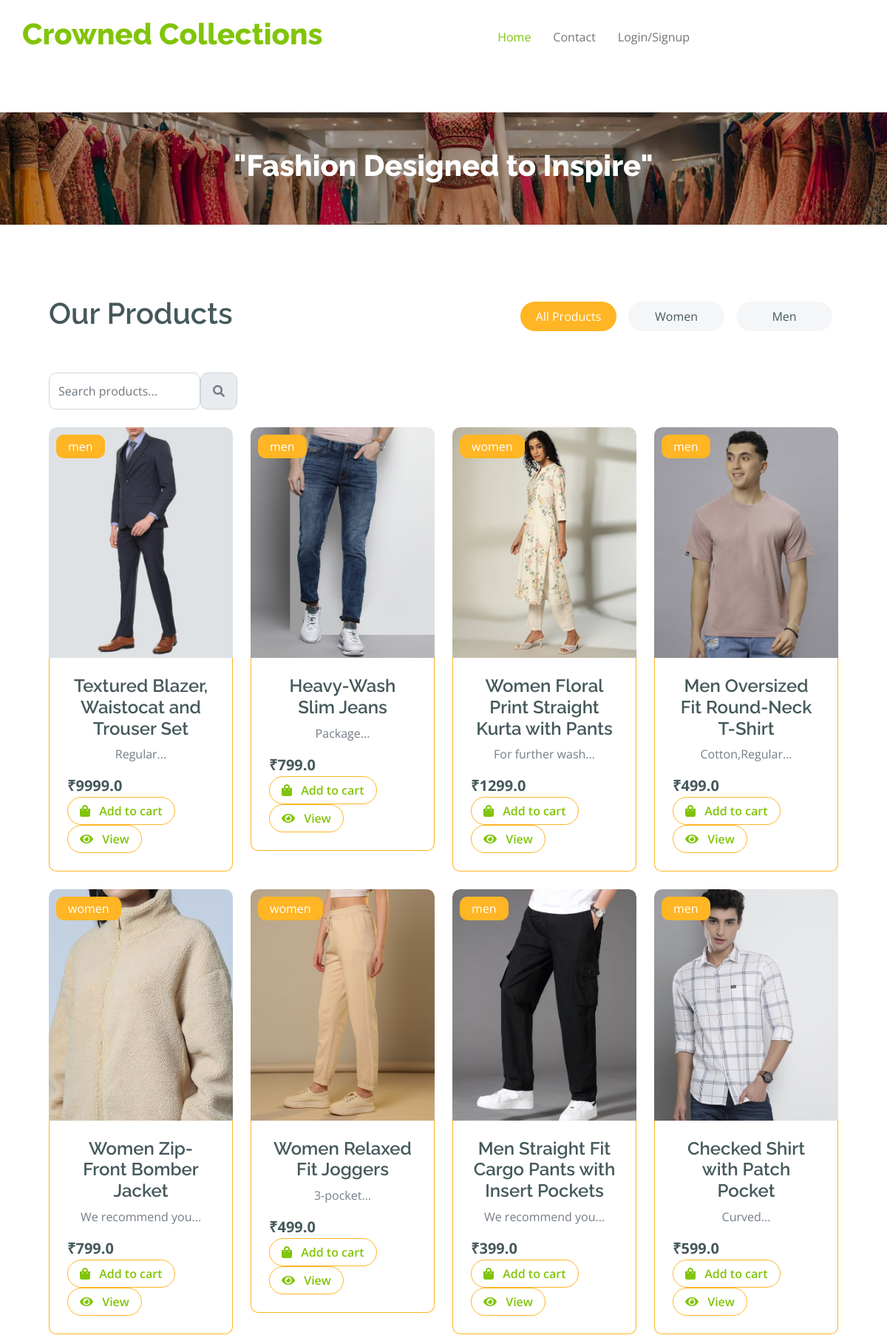
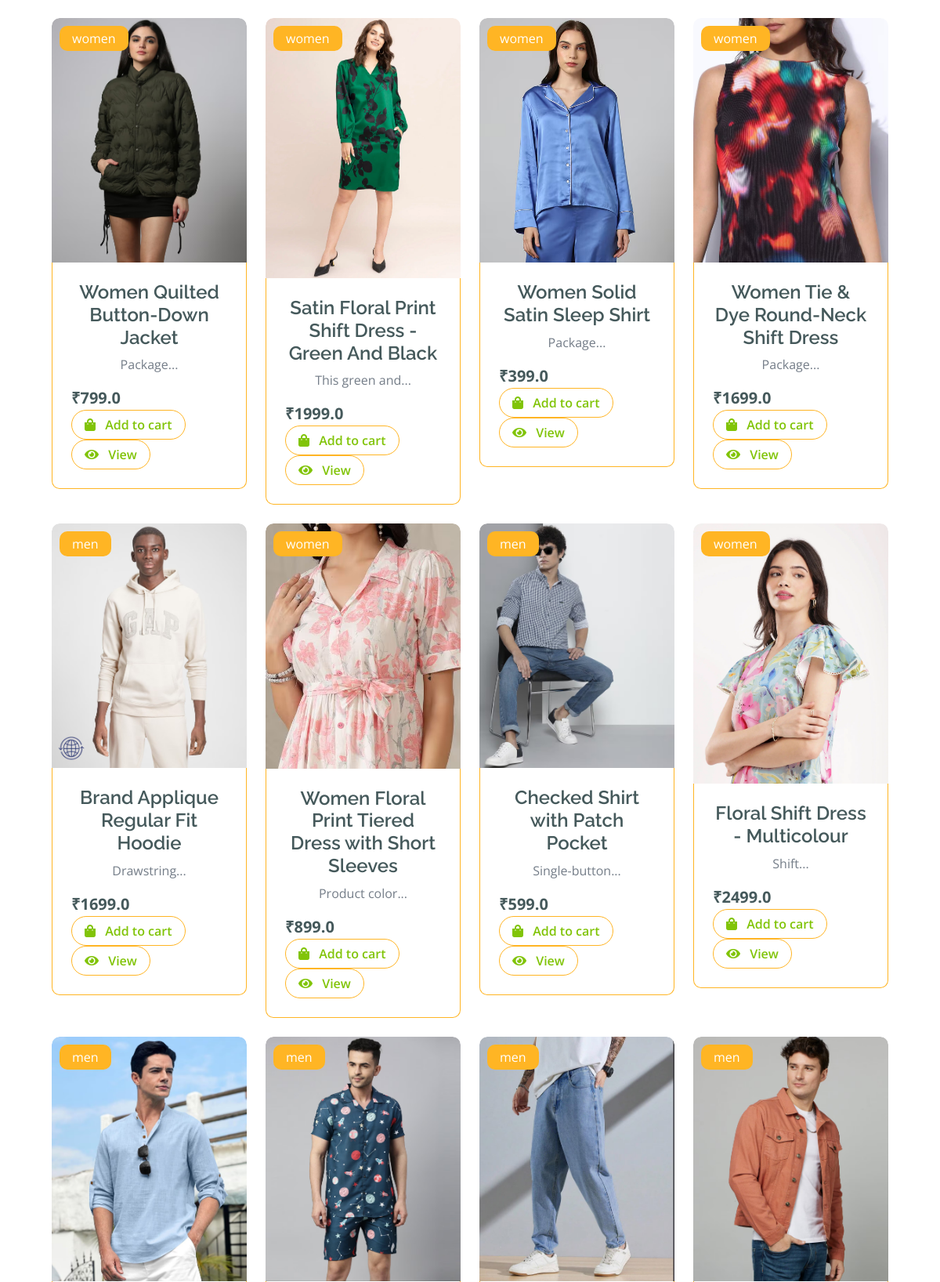
The page / (upper part) on the database its author committed (2 pictures, top to bottom).
### web/models.py (models this page shows, shortened)
class Product(db.Model):
    id = db.Column(db.Integer, primary_key=True)
    product_name = db.Column(db.String(100), nullable=False)
    gender = db.Column(db.String(10), nullable=False)
    price = db.Column(db.Float, nullable=False)
    description = db.Column(db.String(200), nullable=True)
    photo = db.Column(db.String(200), nullable=False)
    carts = db.relationship('Cart', backref=db.backref('product', lazy=True))
    orders = db.relationship('Order', backref=db.backref('product', lazy=True))

### web/views.py (the view)
@views.route('/', methods=['GET','POST'])
def home():
      url = "home"
      product = Product.query.order_by(func.random()).all()
      return render_template('home.html',product=product,user=current_user,url=url)

### web/templates/home.html (shortened to what this page needs)
{% extends "index.html" %}
{% block content %}
<div class="container-fluid fruite py-5">
    <div class="container py-5">
        <div class="tab-class text-center">
            <div class="row g-4">
                <div class="col-lg-4 text-start">
                    <h1>Our Products</h1>
                </div>
                <div class="col-lg-8 text-end">
                    <ul class="nav nav-pills d-inline-flex text-center mb-5">
                        <li class="nav-item">
                            <a class="d-flex m-2 py-2 bg-light rounded-pill active" data-bs-toggle="pill" href="#all">
                                <span class="text-dark" style="width: 130px;">All Products</span>
                            </a>
                        </li>
                        <li class="nav-item">
                            <a class="d-flex py-2 m-2 bg-light rounded-pill" data-bs-toggle="pill" href="#women">
                                <span class="text-dark" style="width: 130px;">Women</span>
                            </a>
                        </li>
                        <li class="nav-item">
                            <a class="d-flex m-2 py-2 bg-light rounded-pill" data-bs-toggle="pill" href="#men">
                                <span class="text-dark" style="width: 130px;">Men</span>
                            </a>
                        </li>
                    </ul>
                </div>
            </div>
            <div class="input-group w-100 mx-auto d-flex">
                <form action="{{ url_for('views.search') }}" method="GET" class="d-flex mb-4">
                    <input type="search" class="form-control "  name="query" placeholder="Search products..." aria-describedby="search-icon-1">
                    <button id="search-icon-1" class="input-group-text p-3" type="submit"><i class="fa fa-search"></i></button>
                </form>
            </div>
            <div class="tab-content">
                <div id="all" class="tab-pane fade show active p-0">
                    <div class="row g-4">
                        {% for item in product %}
                        <div class="col-md-6 col-lg-4 col-xl-3">
                            <div class="rounded position-relative fruite-item">
                                <div class="fruite-img">
                                    <img src="{{ item.photo }}" class="img-fluid w-100 rounded-top" alt="">
                                </div>
                                <div class="text-white bg-secondary px-3 py-1 rounded position-absolute" style="top: 10px; left: 10px;">{{ item.gender }}</div>
                                <div class="p-4 border border-secondary border-top-0 rounded-bottom">
                                    <h4>{{ item.product_name }}</h4>
                                    <p>{{ item.description | truncate(20) }}</p>
                                    <div class="d-flex justify-content-between flex-lg-wrap">
                                        <p class="text-dark fs-5 fw-bold mb-0">₹{{ item.price }}</p>
                                        <a href="/add-to-cart/{{ item.id }}" class="btn border border-secondary rounded-pill px-3 text-primary">
                                            <i class="fa fa-shopping-bag me-2 text-primary"></i> Add to cart
                                        </a>
                                        <a class="btn border border-secondary rounded-pill px-3 text-primary" href="/product/{{ item.id }}" role="button" >
                                            <i class="fas fa-eye me-2 text-primary"></i> View
                                        </a>
                                    </div>
                                </div>
                            </div>
                        </div>
                        {% endfor %}
                    </div>
                </div>
            </div>
        </div>
    </div>
</div>
{% endblock %}

### web/templates/index.html (shortened to what this page needs)
<!DOCTYPE html>
<html lang="en">
    <head>
        <link rel="stylesheet" href="https://use.fontawesome.com/releases/v5.15.4/css/all.css"/>
        <link href="https://cdn.jsdelivr.net/npm/bootstrap-icons@1.4.1/font/bootstrap-icons.css" rel="stylesheet">
        <link href="/static/lib/lightbox/css/lightbox.min.css" rel="stylesheet">
        <link href="/static/lib/owlcarousel/assets/owl.carousel.min.css " rel="stylesheet">
        <link href="/static/css/bootstrap.min.css" rel="stylesheet">
        <link href="/static/css/style.css " rel="stylesheet">
    </head>
    <body>
        <div class="container-fluid fixed-top">
            <div class="container px-0">
                <nav class="navbar navbar-light bg-white navbar-expand-xl">
                    <a href="/" class="navbar-brand"><h1 class="text-primary display-6">Crowned Collections</h1></a>
                    <div class="collapse navbar-collapse bg-white" id="navbarCollapse">
                        <div class="navbar-nav mx-auto">
                            <a href="/" class="nav-item nav-link {%if url == 'home'%} active{%endif%}">Home</a>
                            <a href="/contact" class="nav-item nav-link {%if url == 'contact'%} active{%endif%}">Contact</a>
                            {%if user.is_authenticated%}
                            <a href="/cart" class="nav-item nav-link {%if url == 'cart'%} active{%endif%}">Cart</a>
                            <a href="/checkout" class="nav-item nav-link {%if url == 'checkout'%} active{%endif%}">Checkout</a>
                            {%else%}
                            <a href="/login" class="nav-item nav-link">Login/Signup</a>
                            {%endif%}
                        </div>
                    </div>
                </nav>
            </div>
        </div>
        <div class="container-fluid page-header py-5">
            <h1 class="text-center text-white display-6"> "Fashion Designed to Inspire" </h1>
        </div>
        <div class="container">
            {%block content%}
            {%endblock%}
            </div>
        </body>

### web/static/css/style.css (style rules this page uses)
.btn { font-weight: 600; transition: .5s; }
.btn.border-secondary { transition: 0.5s; }
.fixed-top { transition: 0.5s; background: var(--bs-white); border: 0; }
.navbar .navbar-nav .nav-link { padding: 10px 15px; font-size: 16px; transition: .5s; }
.navbar { height: 100px; border-bottom: 1px solid rgba(255, 255, 255, .1); }
.navbar .navbar-nav .nav-link:hover, .navbar .navbar-nav .nav-link.active, .fixed-top.bg-white .navbar .navbar-nav .nav-link:hover, .fixed-top.bg-white .navbar .navbar-nav .nav-link.active { color: var(--bs-primary); }
.page-header { position: relative; background: linear-gradient(rgba(0, 0, 0, 0.3), rgba(0, 0, 0, 0.3)), url("/static/img/dress-shop-background.png"); background-position: center center; background-repeat: no-repeat; background-size: cover; }
@media (min-width: 992px) { .hero-header, .page-header { margin-top: 152px !important; } }
.fruite .tab-class .nav-item a.active { background: var(--bs-secondary) !important; }
.fruite .tab-class .nav-item a.active span { color: var(--bs-white) !important; }
.fruite .fruite-item { height: 100%; transition: 0.5s; }
.fruite .fruite-item .fruite-img { overflow: hidden; transition: 0.5s; border-radius: 10px 10px 0 0; }
.fruite .fruite-item .fruite-img img { transition: 0.5s; }

### rows shown on the page
Product: photo (picture), gender "men", product_name "Textured Blazer, Waistocat and Trouser Set", description "Regular...", price "9999.0"
Product: photo (picture), gender "men", product_name "Heavy-Wash Slim Jeans", description "Package...", price "799.0"
Product: photo (picture), gender "women", product_name "Women Floral Print Straight Kurta with Pants", description "For further wash...", price "1299.0"
Product: photo (picture), gender "men", product_name "Men Oversized Fit Round-Neck T-Shirt", description "Cotton,Regular...", price "499.0"
Product: photo (picture), gender "women", product_name "Women Zip-Front Bomber Jacket", description "We recommend you...", price "799.0"
Product: photo (picture), gender "women", product_name "Women Relaxed Fit Joggers", description "3-pocket...", price "499.0"
Product: photo (picture), gender "men", product_name "Men Straight Fit Cargo Pants with Insert Pockets", description "We recommend you...", price "399.0"
Product: photo (picture), gender "men", product_name "Checked Shirt with Patch Pocket", description "Curved...", price "599.0"
Product: photo (picture), gender "women", product_name "Women Quilted Button-Down Jacket", description "Package...", price "799.0"
Product: photo (picture), gender "women", product_name "Satin Floral Print Shift Dress - Green And Black", description "This green and...", price "1999.0"
Product: photo (picture), gender "women", product_name "Women Solid Satin Sleep Shirt", description "Package...", price "399.0"
Product: photo (picture), gender "women", product_name "Women Tie & Dye Round-Neck Shift Dress", description "Package...", price "1699.0"
Product: photo (picture), gender "men", product_name "Brand Applique Regular Fit Hoodie", description "Drawstring...", price "1699.0"
Product: photo (picture), gender "women", product_name "Women Floral Print Tiered Dress with Short Sleeves", description "Product color...", price "899.0"
Product: photo (picture), gender "men", product_name "Checked Shirt with Patch Pocket", description "Single-button...", price "599.0"
Product: photo (picture), gender "women", product_name "Floral Shift Dress - Multicolour", description "Shift...", price "2499.0"
Product: photo (picture), gender "men"
Product: photo (picture), gender "men"
Product: photo (picture), gender "men"
Product: photo (picture), gender "men"
